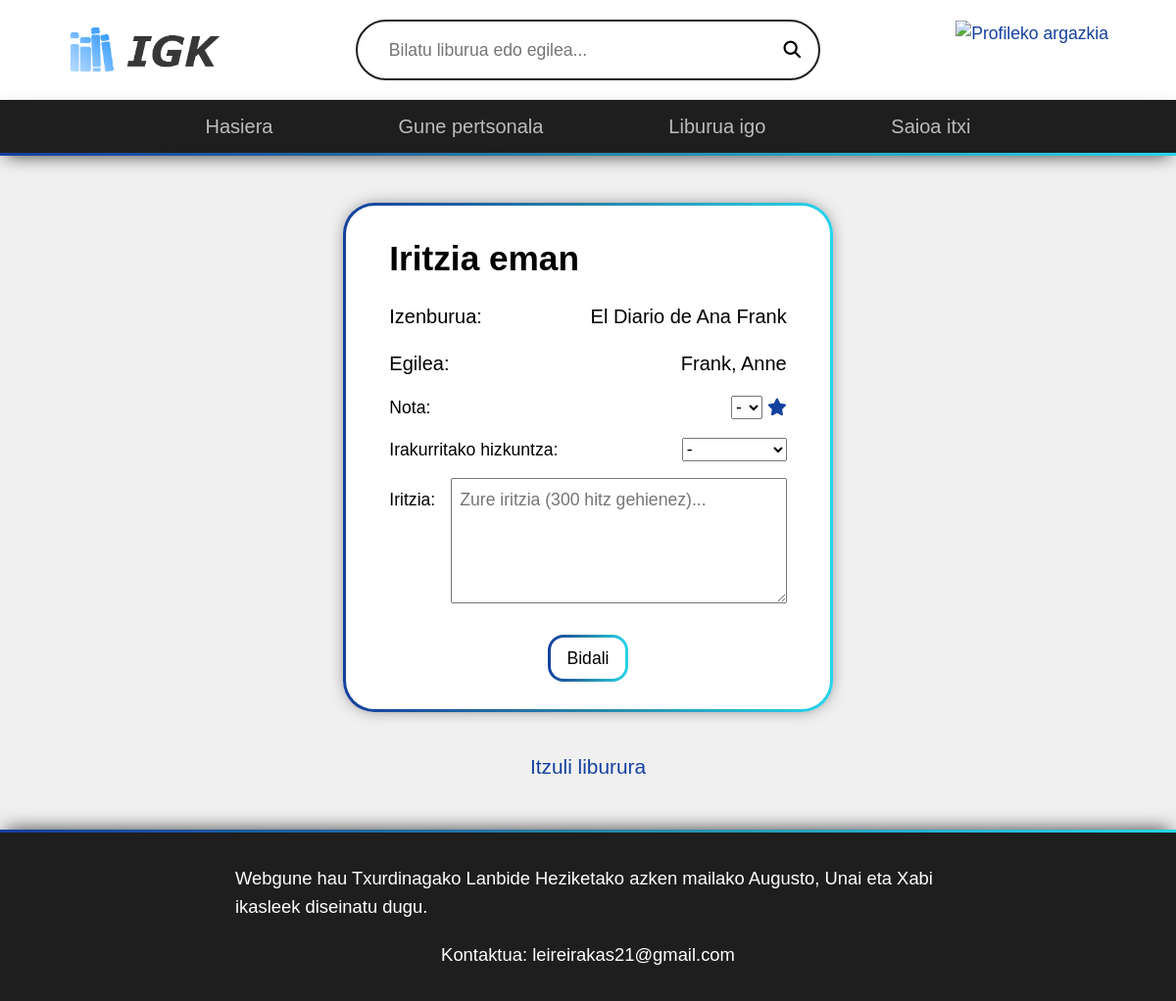
Page /liburua/13/iritzi (signed in) on the committed database.
### tables this page shows
create table if not exists idiomas_libro (
  id_libro int unsigned,
  nombre_idioma varchar(30),
  titulo_alternativo varchar(100),
  primary key (id_libro, nombre_idioma),
  foreign key (id_libro) references libro(id),
  foreign key (nombre_idioma) references idioma(nombre)
);

create table if not exists libro (
  id int unsigned auto_increment primary key,
  autor varchar(100) not null,
  serie varchar(30),
  serie_num float(4, 1),
  fecha_pub date not null,
  cantidad_reviews int unsigned not null default 0,
  nota_media float(3, 2) unsigned not null default 0,
  edad_media tinyint(2) unsigned not null default 0,
  formato enum('Nobela', 'Komikia', 'Nobela Grafikoa', 'Manga') not null,
  sinopsis varchar(2550) not null,
  enlace varchar(255) not null
);

### public/index.php (called while the page is built, shortened)
<?php
include_once '../modules/url.php';
$page = getPage();
$ruta_elegida = '';
if (count($page) === 1) {
  $ruta_elegida = '../views/' . $page[0] . '.php';
} else if (count($page) === 2 && in_array($page[0], ['liburua', 'bilaketa', 'iritzia'])) {
  $ruta_elegida = '../views/' . $page[0] . '.php';
  $busqueda = $page[1];
} else if (count($page) === 3) {
  if (($page[0] === 'liburua' && $page[2] === 'iritzi') || ($page[0] === 'iritzia' && $page[2] === 'erantzun')) {
    $ruta_elegida = '../views/' . $page[2] . '.php';
    $id = $page[1];
  }
}
include_once $ruta_elegida;

### modules/url.php (called while the page is built, shortened)
<?php
function getPage(): array
{
  $url = parse_url($_SERVER['REQUEST_URI']);
  return array_slice(array_filter(explode('/', strtolower($url['path']))), 0);
}

### views/iritzi.php (the view, shortened to what this page needs)
<!DOCTYPE html>
<html lang='eu'>
<?php
include_once '../modules/db-config.php';
$libro = $pdo->prepare('SELECT l.id, il.titulo_alternativo AS titulo, l.autor FROM libro l JOIN idiomas_libro il ON l.id = il.id_libro WHERE l.id = :id AND il.nombre_idioma = "Gaztelania"');
$libro->execute(['id' => $id]);
$libro = $libro->fetch();
include_once '../templates/head.php';
include_once '../templates/header.php';
?>
<body>
  <main class="flex-center-col" id="main-review">
    <div class="form-container">
      <h1>Iritzia eman</h1>
      <form action="" method="post" class="flex-stretch-col" id="form-iritzia">
        <div class="campo-predefinido">
          <p>Izenburua:</p>
          <p><?php echo $libro['titulo'] ?></p>
        </div>
        <div class="campo-predefinido">
          <p>Egilea:</p>
          <p><?php echo $libro['autor'] ?></p>
        </div>
        <div class="campo">
          <label for="nota">Nota:</label>
          <div>
            <select name="nota" id="nota">
              <option disabled selected>-</option>
            </select>
            <i class="fa-solid fa-star"></i>
          </div>
        </div>
        <div class="campo">
          <label for="idioma">Irakurritako hizkuntza:</label>
          <select name="idioma" id="idioma">
            <option disabled selected>-</option>
            <?php
            include_once '../modules/db-config.php';
            $idiomasLibro = $pdo->prepare('SELECT nombre_idioma AS nombre FROM idiomas_libro WHERE id_libro = :id;');
            $idiomasLibro->execute(['id' => $id]);
            $idiomasLibro = $idiomasLibro->fetchAll();
            foreach ($idiomasLibro as $idioma) {
              print_r($idioma);
            ?>
            <?php
            }
            ?>
          </select>
        </div>
        <div class="campo">
          <label for="texto">Iritzia:</label>
          <textarea name="texto" id="texto" maxlength="2295" placeholder="Zure iritzia (300 hitz gehienez)..."></textarea>
        </div>
        <button id="enviar">Bidali</button>
      </form>
    </div>
    <a href="/liburua/<?php echo $id ?>" class="volver">Itzuli liburura</a>
  </main>
  <?php
  include_once '../templates/footer.php';
  ?>
</body>
</html>

### public/src/style.css (style rules this page uses)
:root { --clr-fondo: #f0f0f0; --clr-transparente: #00000000; --clr-acento: #14409e; --clr-error: #ff3232; --clr-enlace: #807c7c; --clr-gris-claro: #d9d9d9; --clr-gris-oscuro: #1e1e1e; --clr-negro: #000000; --clr-blanco: #ffffff; --clr-gradiente-inicial: var(--clr-acento); --clr-gradiente-central: #2784a8; --clr-gradiente-final: #27d4eb; --clr-gradiente-inicial-transparente: #14409e42; --clr-gradiente-central-transparente: #2783a84c; --clr-gradiente-final-transparente: #27d4eb2f; --gradiente: linear-gradient(to right, var(--clr-gradiente-inicial), var(--clr-gradiente-central), var(--clr-gradiente-final)); --gradiente-transparente: linear-gradient( 120deg, transparent, var(--clr-gradiente-inicial-transparente), var(--clr-gradiente-central-transparente), var(--clr-gradiente-final-transparente), transparent ); --outline: var(--clr-acento) solid 0.3125rem; --borde-gradiente-radius: linear-gradient(var(--clr-blanco), var(--clr-blanco)) padding-box, var(--gradiente) border-box; --sombra-alrededor: 0 0rem 1.125rem -0.375rem rgba(0, 0, 0, 0.75); --sombra-superior: 0 -0.375rem 1.125rem -0.375rem rgba(0, 0, 0, 0.75); --sombra-inferior: 0 0.375rem 1.125rem -0.375rem rgba(0, 0, 0, 0.75); --transicion-rapida: 100ms ease-in-out; --transicion: 200ms ease-in-out; font-family: 'Inter', sans-serif; }
body { font-size: 1.1rem; background-color: var(--clr-fondo); overflow-y: scroll; display: flex; flex-direction: column; justify-content: center; align-items: stretch; }
h1 { margin-bottom: 1rem; }
p { font-size: 1.25rem; line-height: 1.6; }
a, a:visited { text-decoration: underline 0.15rem var(--clr-transparente); transition: text-decoration var(--transicion); color: var(--clr-acento); }
.form-container { background-color: var(--clr-blanco); padding: 1.75rem 2.75rem; box-shadow: var(--sombra-alrededor); border: 3px solid transparent; border-radius: 2rem; background: var(--borde-gradiente-radius); }
.form-container form { gap: 1rem; }
form :is(.campo, .campo-predefinido) { display: flex; flex-direction: row; justify-content: space-between; align-items: center; font-size: 1.1rem; gap: 1rem; }
form .campo-predefinido p { cursor: default; }
form .campo label[for='texto'] { margin-top: 0.5775rem; align-self: start; }
.form-container :is(select, [type='file'], [type='date']) { justify-self: stretch; }
.form-container button { margin-top: 1rem; align-self: center; border: 3px solid transparent; border-radius: 1rem; background: var(--borde-gradiente-radius); padding: 0.5rem 1rem; position: relative; overflow: hidden; }
.form-container button::before { content: ''; position: absolute; top: 0; left: -100%; width: 100%; height: 100%; background: var(--gradiente-transparente); transition: all 650ms; }
button, select, option, .file-input-text, [type='file'] { cursor: pointer; }
input, button, select, textarea, .file-input-text, #perfil img { transition: outline var(--transicion-rapida); }
textarea { resize: vertical; padding: 0.5rem; width: 35ch; min-height: 4rem; height: 8rem; max-height: 16rem; }
main { flex-grow: 1; width: 75vw; margin-inline: auto; padding-block: 3rem; }
#main-libro, #main-respuestas, #main-review, #main-responder { gap: 2.5rem; }
.flex-center-col { display: flex; flex-direction: column; justify-content: center; align-items: center; }
.flex-stretch-col { display: flex; flex-direction: column; justify-content: center; align-items: stretch; }
.fa-star { color: var(--clr-acento); }
.volver { font-size: 1.3rem; font-weight: 400; }

### public/src/base.css (style rules this page uses)
body { min-height: 100vh; text-rendering: optimizeSpeed; line-height: 1.5; }
button, input, select, textarea { font: inherit; }

### rows in the picture
idiomas_libro: titulo_alternativo "El Diario de Ana Frank", id_libro.autor "Frank, Anne"
